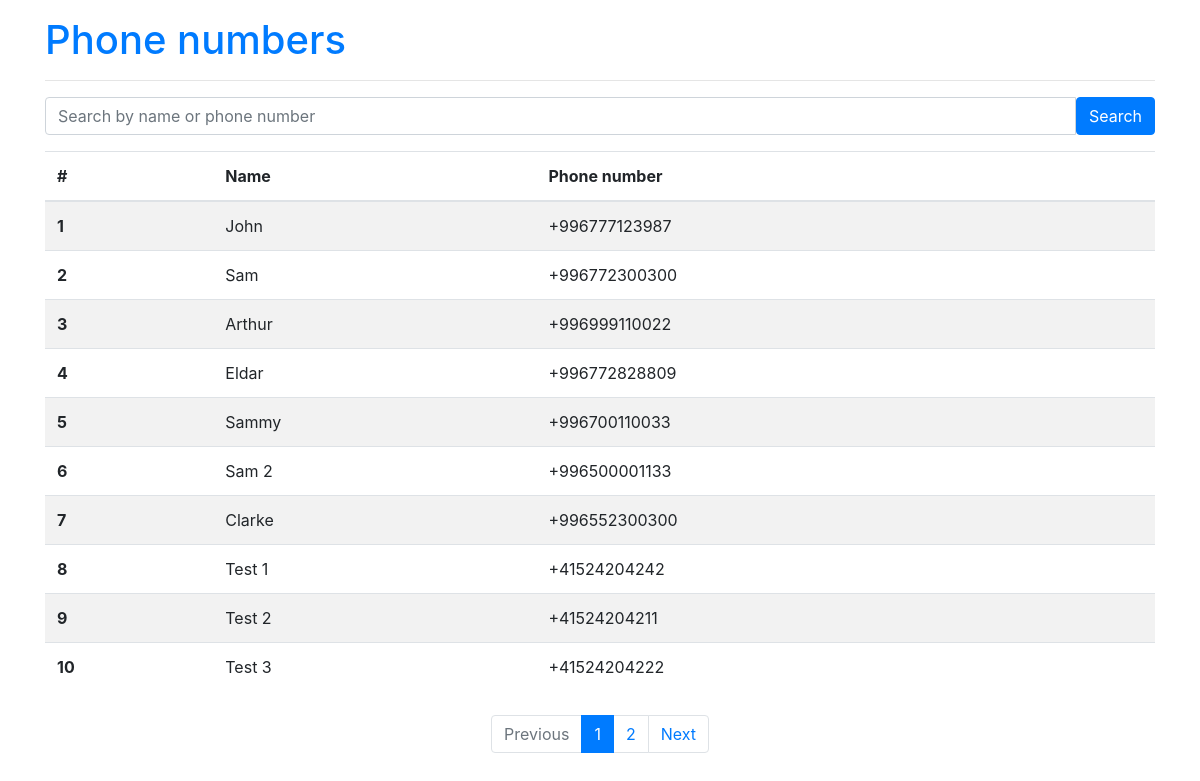
The page / on the database its author committed.
### main/models.py (models this page shows)
class PhonebookItem(models.Model):
    name = models.CharField(max_length=255)
    phone_number = PhoneNumberField()
    class Meta:
        ordering = ['id',]

### main/views.py (the view)
# urls.py: path('', views.HomeView.as_view(), name='home')
class HomeView(ListView):
    paginate_by = 10
    model = PhonebookItem
    def get_queryset(self):
        query = self.request.GET.get('q','')
        object_list = PhonebookItem.objects.filter(
            Q(name__icontains=query) | Q(phone_number__icontains=query)
        )
        return object_list

### main/templates/main/phonebookitem_list.html (shortened to what this page needs)
{% extends 'base.html' %}
{% block content %}
<a href="{% url 'home' %}"><h1 class="mt-3">Phone numbers</h1></a>
<hr>
<form class="mb-3" action="" method="GET">
    <div class="input-group">
        <input type="text" name="q" class="form-control" placeholder="Search by name or phone number" aria-label="Search" aria-describedby="search-addon" />
        <button type="submit" class="btn btn-primary">Search</button>
    </div>
</form>
<table class="table table-striped">
    <thead>
        <tr>
            <th scope="col">#</th>
            <th scope="col">Name</th>
            <th scope="col">Phone number</th>
        </tr>
    </thead>
    <tbody>
        {% for item in page_obj %}
            <tr>
                <th scope="row">{{ item.id }}</th>
                <td>{{ item.name }}</td>
                <td>{{ item.phone_number }}</td>
            </tr>
        {% endfor %}
    </tbody>
</table>
<nav>
    <ul class="pagination justify-content-center mt-4   ">
        {% if page_obj.has_previous %}
            <li class="page-item"><a class="page-link" href="?page={{ page_obj.previous_page_number }}">Previous</a></li>
            <li class="page-item"><a class="page-link" href="?page={{ page_obj.previous_page_number }}">{{ page_obj.previous_page_number }}</a></li>
        {% else %}
            <li class="page-item disabled"><a class="page-link" href="#">Previous</a></li>
        {% endif %}
        <li class="page-item active"><a class="page-link" href="#">{{ page_obj.number }} </a></li>
        {% if page_obj.has_next %}
            <li class="page-item"><a class="page-link" href="?page={{ page_obj.next_page_number }}">{{ page_obj.next_page_number }}</a></li>
            <li class="page-item"><a class="page-link" href="?page={{ page_obj.next_page_number }}">Next</a></li>
        {% else %}
            <li class="page-item disabled"><a class="page-link" href="#">Next</a></li>
        {% endif %}
    </ul>
</nav>
{% endblock content %}

### main/templates/base.html (shortened to what this page needs)
{% load static %}
<!DOCTYPE html>
<html lang="en">
<head>
    <link rel="stylesheet" href="{% static 'bootstrap/bootstrap.min.css' %}">
</head>
<body>
    <div class="container">
        {% block content %}
        {% endblock content %}
    </div>
</body>
</html>

### rows shown on the page
PhonebookItem: id "1", name "John", phone_number "+996777123987"
PhonebookItem: id "2", name "Sam", phone_number "+996772300300"
PhonebookItem: id "3", name "Arthur", phone_number "+996999110022"
PhonebookItem: id "4", name "Eldar", phone_number "+996772828809"
PhonebookItem: id "5", name "Sammy", phone_number "+996700110033"
PhonebookItem: id "6", name "Sam 2", phone_number "+996500001133"
PhonebookItem: id "7", name "Clarke", phone_number "+996552300300"
PhonebookItem: id "8", name "Test 1", phone_number "+41524204242"
PhonebookItem: id "9", name "Test 2", phone_number "+41524204211"
PhonebookItem: id "10", name "Test 3", phone_number "+41524204222"

### other values the page prints
{{ page_obj.number }} "1"
{{ page_obj.next_page_number }} "2"
